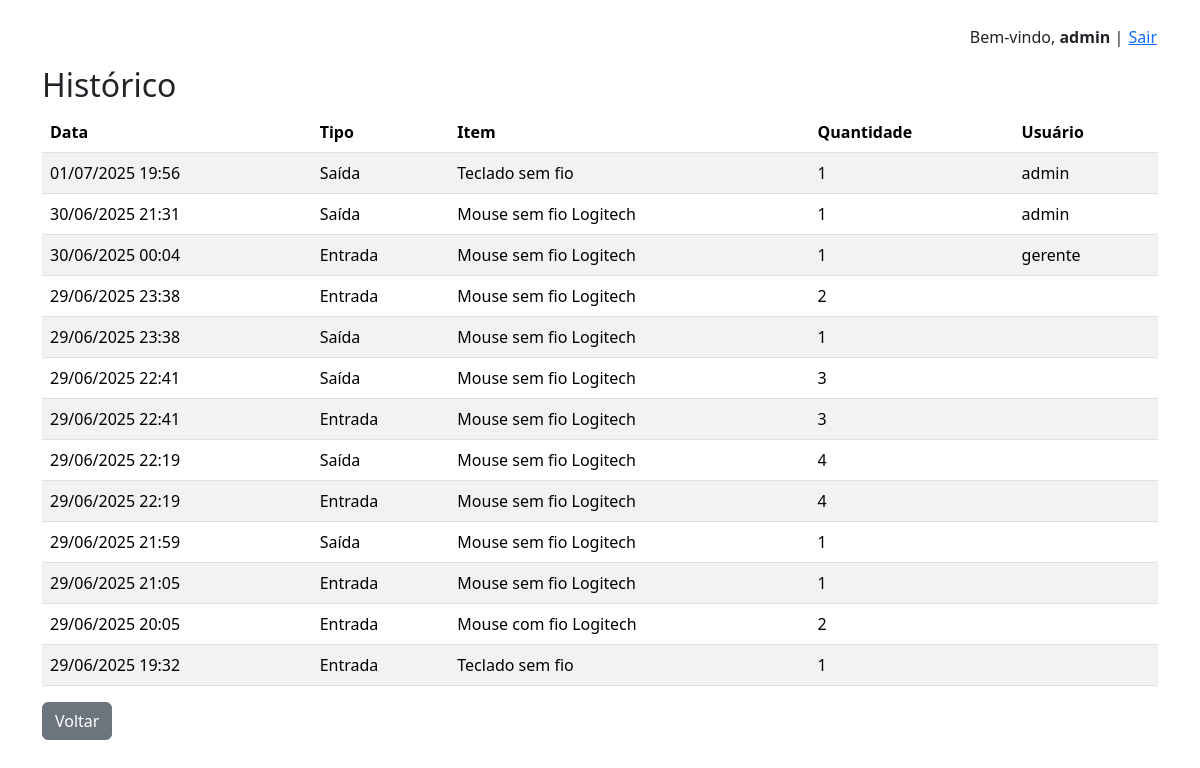
Screenshot of /historico/ (signed in) with the database file from the repository.
### inventario/models.py (models this page shows, shortened)
class Movimento(models.Model):  # Representa uma movimentação de entrada ou saída de um item do estoque
    TIPO = [
        ('entrada', 'Entrada'),
        ('saida', 'Saída'),
    ]
    item = models.ForeignKey(Item, on_delete=models.CASCADE)  # Qual item foi movimentado
    tipo = models.CharField(max_length=7, choices=TIPO)   # Tipo: entrada ou saída
    quantidade = models.PositiveIntegerField()   # Quantidade movimentada
    data = models.DateTimeField(auto_now_add=True)   # Data/hora da movimentação
    usuario = models.ForeignKey(User, on_delete=models.CASCADE, null=True, blank=True)  # Quem fez a movimentação

class Item(models.Model):   # Representa um item do estoque
    nome = models.CharField(max_length=100)
    categoria = models.ForeignKey(Categoria, on_delete=models.CASCADE)  # Cada item pertence a uma categoria
    quantidade = models.PositiveIntegerField(default=0)  # Quantidade atual no estoque
    estoque_minimo = models.PositiveIntegerField(default=1)  # Quantidade mínima desejada (para alertas)
    descricao = models.TextField(blank=True)  # Campo opcional para observações
    class Meta:
        unique_together = ('nome', 'categoria')  # Impede que exista mais de um item com o mesmo nome e categoria

### inventario/views.py (the view)
# urls.py: path('historico/', views.historico, name='historico'),
@login_required
def historico(request):  # Exibe o histórico de movimentações (entradas e saídas)
    historico = Movimento.objects.all().order_by('-data')
    return render(request, 'inventario/historico.html', {'historico': historico})

### inventario/templates/inventario/historico.html (shortened to what this page needs)
{% extends 'inventario/base.html' %}
{% block content %}
<h2>Histórico</h2>
<table class="table table-striped">
    <thead>
        <tr>
            <th>Data</th>
            <th>Tipo</th>
            <th>Item</th>
            <th>Quantidade</th>
            <th>Usuário</th>
        </tr>
    </thead>
    <tbody>
        {% for mov in historico %}
        <tr>
            <td>{{ mov.data|date:"d/m/Y H:i" }}</td>
            <td>{{ mov.get_tipo_display }}</td>
            <td>{{ mov.item.nome }}</td>
            <td>{{ mov.quantidade }}</td>
            <td>{{ mov.usuario.username }}</td>
        </tr>
        {% empty %}
        <tr>
            <td colspan="4">Nenhum movimento registrado.</td>
        </tr>
        {% endfor %}
    </tbody>
</table>
<a class="btn btn-secondary" href="{% url 'dashboard' %}">Voltar</a>
{% endblock %}

### inventario/templates/inventario/base.html (shortened to what this page needs)
<!DOCTYPE html>
<html lang="pt-br">
<head>
    <link href="https://cdn.jsdelivr.net/npm/bootstrap@5.3.3/dist/css/bootstrap.min.css" rel="stylesheet">
</head>
<body>
    <div class="container py-4">
        {% if user.is_authenticated %}
            <div class="mb-3 text-end">
                Bem-vindo, <strong>{{ user.username }}</strong> |
                <form method="post" action="{% url 'logout' %}" style="display:inline;">
    <button type="submit" class="btn btn-link p-0 m-0 align-baseline">Sair</button>
</form>
            </div>
        {% else %}
            <div class="mb-3 text-end">
                <a href="{% url 'login' %}">Login</a> |
                <a href="{% url 'register' %}">Cadastrar</a>
            </div>
        {% endif %}
        {% block content %}{% endblock %}
    </div>
</body>
</html>

### rows the page displays
Movimento: data "01/07/2025 19:56", tipo "Saída", item.nome "Teclado sem fio", quantidade "1", usuario.username "admin"
Movimento: data "30/06/2025 21:31", tipo "Saída", item.nome "Mouse sem fio Logitech", quantidade "1", usuario.username "admin"
Movimento: data "30/06/2025 00:04", tipo "Entrada", item.nome "Mouse sem fio Logitech", quantidade "1", usuario.username "gerente"
Movimento: data "29/06/2025 23:38", tipo "Entrada", item.nome "Mouse sem fio Logitech", quantidade "2"
Movimento: data "29/06/2025 23:38", tipo "Saída", item.nome "Mouse sem fio Logitech", quantidade "1"
Movimento: data "29/06/2025 22:41", tipo "Saída", item.nome "Mouse sem fio Logitech", quantidade "3"
Movimento: data "29/06/2025 22:41", tipo "Entrada", item.nome "Mouse sem fio Logitech", quantidade "3"
Movimento: data "29/06/2025 22:19", tipo "Saída", item.nome "Mouse sem fio Logitech", quantidade "4"
Movimento: data "29/06/2025 22:19", tipo "Entrada", item.nome "Mouse sem fio Logitech", quantidade "4"
Movimento: data "29/06/2025 21:59", tipo "Saída", item.nome "Mouse sem fio Logitech", quantidade "1"
Movimento: data "29/06/2025 21:05", tipo "Entrada", item.nome "Mouse sem fio Logitech", quantidade "1"
Movimento: data "29/06/2025 20:05", tipo "Entrada", item.nome "Mouse com fio Logitech", quantidade "2"
Movimento: data "29/06/2025 19:32", tipo "Entrada", item.nome "Teclado sem fio", quantidade "1"

### other values shown
{{ user.username }} "admin"
